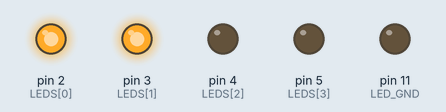
Simulated run of this sketch. Board: Arduino Uno, built with avr-gcc and run on an emulated ATmega328P. Shown: output pins drawn as LEDs (lit = HIGH).

Above: at 0.2 s.
At 5.2 s:
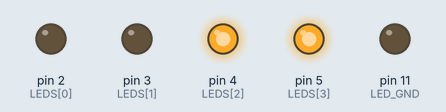
At 8.2 s:
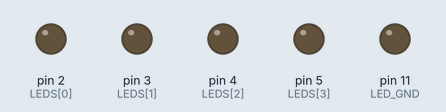
Timing chart, 0 to 11.7 s (numbered marks = the images above):
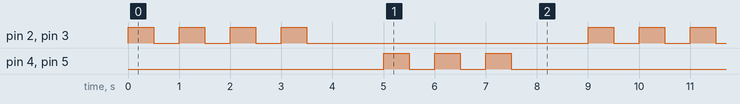

Measured:
- by itself, pin 2 (LEDS[0]), pin 3 (LEDS[1]): repeats every 9.0 s: 3 × (LOW 0.50 s, HIGH 0.50 s), LOW 5.5 s, HIGH 0.50 s
- by itself, pin 4 (LEDS[2]), pin 5 (LEDS[3]): repeats every 9.0 s: 2 × (LOW 0.50 s, HIGH 0.50 s), LOW 6.5 s, HIGH 0.50 s
- by itself, everything shown: repeats every 9.0 s, in 14 steps

The sketch:

Exam2024Q1A.ino
```cpp
#include<Arduino.h>

const uint8_t LEDS[4] = {2,3,4,5};
const uint8_t LED_GND = 11;

void setup() {
    for (uint8_t i = 0; i < sizeof(LEDS)/sizeof(LEDS[0]); i++) {
        pinMode(LEDS[i], OUTPUT);
    }

    pinMode(LED_GND, OUTPUT);
    digitalWrite(LED_GND, LOW);
}

void loop() {
    uint8_t i = 0;

    for (i = 0; i < 4; i++) {
        digitalWrite(LEDS[0], HIGH);
        digitalWrite(LEDS[1], HIGH);
        delay(500);
        digitalWrite(LEDS[0], LOW);
        digitalWrite(LEDS[1], LOW);
        delay(500);
    }

    delay(1000);

    for (i = 0; i < 3; i++) {
        digitalWrite(LEDS[2], HIGH);
        digitalWrite(LEDS[3], HIGH);
        delay(500);
        digitalWrite(LEDS[2], LOW);
        digitalWrite(LEDS[3], LOW);
        delay(500);
    }

    delay(1000);
}
```
